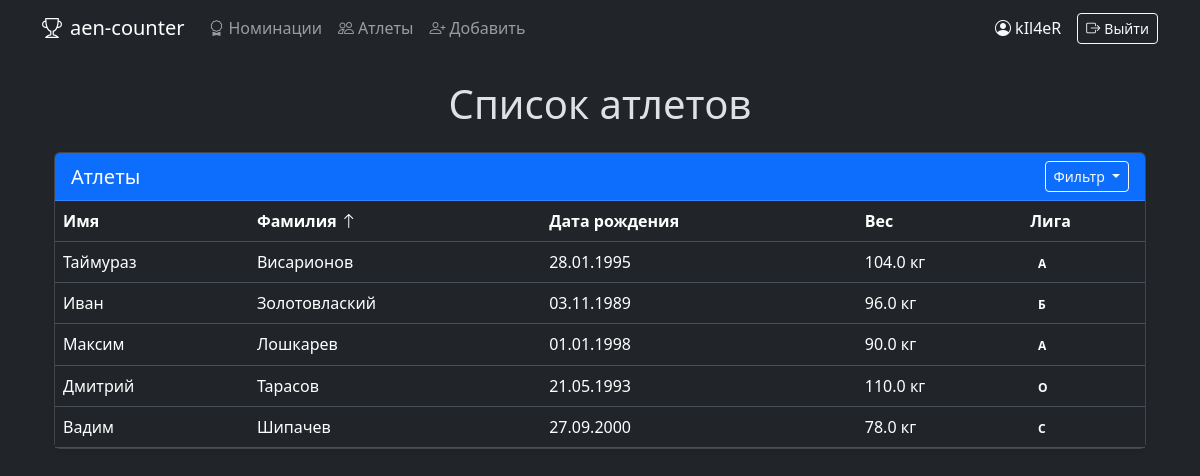
The page /athlets?sort=surname&order=asc (signed in) on the database its author committed.
### data/users.py (models this page shows, shortened)
class User(SqlAlchemyBase, UserMixin):
    __tablename__ = 'users'
    id = sa.Column(sa.Integer, primary_key=True, autoincrement=True)
    username = sa.Column(sa.String, nullable=False, unique=True)
    hashed_password = sa.Column(sa.String, nullable=False)

### data/athletes.py (models this page shows)
class Athlete(SqlAlchemyBase):
    __tablename__ = 'athletes'
    id = sa.Column(sa.Integer, primary_key=True, autoincrement=True)
    name = sa.Column(sa.String, nullable=False)
    surname = sa.Column(sa.String, nullable=False)
    birth_date = sa.Column(sa.Date, nullable=False)
    weight = sa.Column(sa.Float)
    league = sa.Column(sa.Integer)

### main.py (the view)
@app.route('/athlets')
@login_required
def athlets():
    db_sess = db_session.create_session()
    sort_by = request.args.get('sort')
    sort_order = request.args.get('order')
    query = db_sess.query(Athlete)
    if sort_by == 'surname':
        if sort_order == 'asc':
            query = query.order_by(Athlete.surname.asc())
        else:
            query = query.order_by(Athlete.surname.desc())
    elif sort_by == 'weight':
        if sort_order == 'asc':
            query = query.order_by(Athlete.weight.asc())
        else:
            query = query.order_by(Athlete.weight.desc())
    elif sort_by == 'league':
        if sort_order == 'asc':
            query = query.order_by(Athlete.league.asc())
        else:
            query = query.order_by(Athlete.league.desc())
    athletes = query.all()
    return render_template('list_athlets.html', athletes=athletes, title='Атлеты')

### data/db_session.py (called while the page is built)
def create_session() -> Session:
    global __factory
    return __factory()

### main.py (called while the page is built)
@login_manager.user_loader
def load_user(user_id):
    db_sess = db_session.create_session()
    return db_sess.query(User).get(user_id)

### templates/list_athlets.html (shortened to what this page needs)
{% extends "base.html" %}
{% block content %}
<div class="container mt-4">
    <h1 class="text-center mb-4">Список атлетов</h1>
    <div class="card shadow-sm">
        <div class="card-header bg-primary text-white">
            <div class="d-flex justify-content-between align-items-center">
                <h5 class="mb-0">Атлеты</h5>
                <div class="dropdown">
                    <button class="btn btn-sm btn-outline-light dropdown-toggle" type="button" id="sortDropdown"
                            data-bs-toggle="dropdown" aria-expanded="false">
                        Фильтр
                    </button>
                </div>
            </div>
        </div>
        <div class="table-responsive">
            <table class="table table-hover mb-0">
                <thead class="thead-light">
                    <tr>
                        <th scope="col" class="text-nowrap">Имя</th>
                        <th scope="col" class="text-nowrap">
                            Фамилия
                            {% if request.args.get('sort') == 'surname' %}
                                {% if request.args.get('order') == 'asc' %}
                                    <i class="bi bi-arrow-up"></i>
                                {% else %}
                                    <i class="bi bi-arrow-down"></i>
                                {% endif %}
                            {% endif %}
                        </th>
                        <th scope="col" class="text-nowrap">Дата рождения</th>
                        <th scope="col" class="text-nowrap">
                            Вес
                        </th>
                        <th scope="col" class="text-nowrap">
                            Лига
                        </th>
                    </tr>
                </thead>
                <tbody>
                    {% for athlete in athletes %}
                    <tr>
                        <td>{{ athlete.name }}</td>
                        <td>{{ athlete.surname }}</td>
                        <td>{{ athlete.birth_date.strftime('%d.%m.%Y') }}</td>
                        <td>{{ athlete.weight }} кг</td>
                        <td>
                            <span class="badge
                                {% if athlete.league == 0 %}
                                {% elif athlete.league == 1 %}
                                {% elif athlete.league == 2 %}
                                {% elif athlete.league == 3 %}
                                {% endif %}">
                                {% if athlete.league == 0 %}А
                                {% elif athlete.league == 1 %}Б
                                {% elif athlete.league == 2 %}C
                                {% elif athlete.league == 3 %}О
                                {% endif %}
                            </span>
                        </td>
                    </tr>
                    {% endfor %}
                </tbody>
            </table>
        </div>
    </div>
</div>
{% endblock %}

### templates/base.html (shortened to what this page needs)
<!doctype html>
<html lang="ru" data-bs-theme="dark">
<head>
    <link href="https://cdn.jsdelivr.net/npm/bootstrap@5.3.5/dist/css/bootstrap.min.css" rel="stylesheet"
>
    <link rel="stylesheet" href="https://cdn.jsdelivr.net/npm/bootstrap-icons@1.11.1/font/bootstrap-icons.css">
</head>
<body>
<nav class="navbar navbar-expand-lg bg-dark navbar-dark mb-4">
    <div class="container">
        <a class="navbar-brand" href="/">
            <i class="bi bi-trophy me-2"></i>aen-counter
        </a>
        <div class="collapse navbar-collapse" id="navbarSupportedContent">
            <ul class="navbar-nav me-auto mb-2 mb-lg-0">
                <li class="nav-item">
                    <a class="nav-link" href="/nomination">
                        <i class="bi bi-award me-1"></i>Номинации
                    </a>
                </li>
                <li class="nav-item">
                    <a class="nav-link" href="/athlets">
                        <i class="bi bi-people me-1"></i>Атлеты
                    </a>
                </li>
                <li class="nav-item">
                    <a class="nav-link" href="/add_athlete">
                        <i class="bi bi-person-plus me-1"></i>Добавить
                    </a>
                </li>
            </ul>
            <div class="d-flex gap-2 align-items-center">
                {% if current_user.is_authenticated %}
                    <span class="text-light me-2">
                        <i class="bi bi-person-circle me-1"></i>{{ current_user.username }}
                    </span>
                    <a href="/logout" class="btn btn-outline-light btn-sm">
                        <i class="bi bi-box-arrow-right me-1"></i>Выйти
                    </a>
                {% endif %}
            </div>
        </div>
    </div>
</nav>
<div class="container">
    {% block content %}{% endblock %}
</div>
</body>
</html>

### rows shown on the page
User: username "kIl4eR"
Athlete: name "Таймураз", surname "Висарионов", birth_date "28.01.1995", weight "104.0", league "А"
Athlete: name "Иван", surname "Золотовлаский", birth_date "03.11.1989", weight "96.0", league "Б"
Athlete: name "Максим", surname "Лошкарев", birth_date "01.01.1998", weight "90.0", league "А"
Athlete: name "Дмитрий", surname "Тарасов", birth_date "21.05.1993", weight "110.0", league "О"
Athlete: name "Вадим", surname "Шипачев", birth_date "27.09.2000", weight "78.0", league "C"
